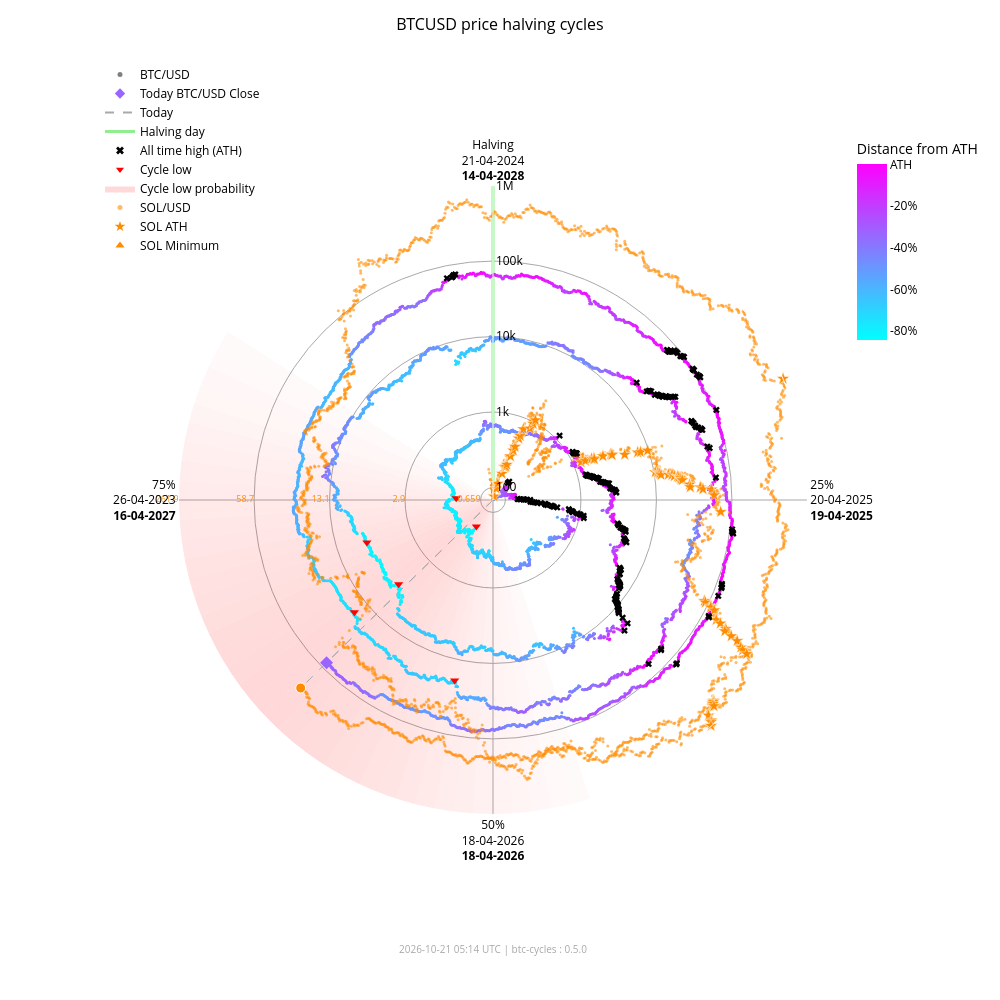

Here is the notebook cell this chart was saved with:
### Markdown cell above
### Interactive chart with overlay

### Code cell
fig_overlay_interactive = btc.plot(
    kind="interactive",
    from_date="2012-11-28",
    overlay=sol,
)
fig_overlay_interactive.show(config={"scrollZoom": True, "displayModeBar": True})

### Figure 1 — Plotly figure (JSON) as saved in the notebook; plotly's stock layout.template omitted (floating-point values rounded to 4 significant figures; data arrays with more than 128 entries replaced by an {"elided": "..."} marker saying what was removed)
{"data": [{"fill": "toself", "fillcolor": "rgba(255,0,0,0.018306980149439524)", "hoverinfo": "skip", "line": {"width": 0}, "mode": "lines", "r": [68.43, 1000000, 1000000, 68.43, 68.43], "showlegend": false, "theta": [162.0, 162.0, 165.6, 165.6, 162.0], "type": "scatterpolar"}, {"fill": "toself", "fillcolor": "rgba(255,0,0,0.02405911634527998)", "hoverinfo": "skip", "line": {"width": 0}, "mode": "lines", "r": [68.43, 1000000, 1000000, 68.43, 68.43], "showlegend": false, "theta": [165.6, 165.6, 169.2, 169.2, 165.6], "type": "scatterpolar"}, {"fill": "toself", "fillcolor": "rgba(255,0,0,0.030803449372254352)", "hoverinfo": "skip", "line": {"width": 0}, "mode": "lines", "r": [68.43, 1000000, 1000000, 68.43, 68.43], "showlegend": false, "theta": [169.2, 169.2, 172.8, 172.8, 169.2], "type": "scatterpolar"}, {"fill": "toself", "fillcolor": "rgba(255,0,0,0.03847233586005252)", "hoverinfo": "skip", "line": {"width": 0}, "mode": "lines", "r": [68.43, 1000000, 1000000, 68.43, 68.43], "showlegend": false, "theta": [172.8, 172.8, 176.4, 176.4, 172.8], "type": "scatterpolar"}, {"fill": "toself", "fillcolor": "rgba(255,0,0,0.04694405159551339)", "hoverinfo": "skip", "line": {"width": 0}, "mode": "lines", "r": [68.43, 1000000, 1000000, 68.43, 68.43], "showlegend": false, "theta": [176.4, 176.4, 180.0, 180.0, 176.4], "type": "scatterpolar"}, {"fill": "toself", "fillcolor": "rgba(255,0,0,0.05605603979818329)", "hoverinfo": "skip", "line": {"width": 0}, "mode": "lines", "r": [68.43, 1000000, 1000000, 68.43, 68.43], "showlegend": false, "theta": [180.0, 180.0, 183.6, 183.6, 180.0], "type": "scatterpolar"}, {"fill": "toself", "fillcolor": "rgba(255,0,0,0.06562330627802694)", "hoverinfo": "skip", "line": {"width": 0}, "mode": "lines", "r": [68.43, 1000000, 1000000, 68.43, 68.43], "showlegend": false, "theta": [183.6, 183.6, 187.2, 187.2, 183.6], "type": "scatterpolar"}, {"fill": "toself", "fillcolor": "rgba(255,0,0,0.07545707932574237)", "hoverinfo": "skip", "line": {"width": 0}, "mode": "lines", "r": [68.43, 1000000, 1000000, 68.43, 68.43], "showlegend": false, "theta": [187.2, 187.2, 190.8, 190.8, 187.2], "type": "scatterpolar"}, {"fill": "toself", "fillcolor": "rgba(255,0,0,0.08537841060169407)", "hoverinfo": "skip", "line": {"width": 0}, "mode": "lines", "r": [68.43, 1000000, 1000000, 68.43, 68.43], "showlegend": false, "theta": [190.8, 190.8, 194.4, 194.4, 190.8], "type": "scatterpolar"}, {"fill": "toself", "fillcolor": "rgba(255,0,0,0.09522272137134848)", "hoverinfo": "skip", "line": {"width": 0}, "mode": "lines", "r": [68.43, 1000000, 1000000, 68.43, 68.43], "showlegend": false, "theta": [194.4, 194.4, 198.0, 198.0, 194.4], "type": "scatterpolar"}, {"fill": "toself", "fillcolor": "rgba(255,0,0,0.10483418800389058)", "hoverinfo": "skip", "line": {"width": 0}, "mode": "lines", "r": [68.43, 1000000, 1000000, 68.43, 68.43], "showlegend": false, "theta": [198.0, 198.0, 201.6, 201.6, 198.0], "type": "scatterpolar"}, {"fill": "toself", "fillcolor": "rgba(255,0,0,0.11405248627197925)", "hoverinfo": "skip", "line": {"width": 0}, "mode": "lines", "r": [68.43, 1000000, 1000000, 68.43, 68.43], "showlegend": false, "theta": [201.6, 201.6, 205.2, 205.2, 201.6], "type": "scatterpolar"}, {"fill": "toself", "fillcolor": "rgba(255,0,0,0.12269756305009562)", "hoverinfo": "skip", "line": {"width": 0}, "mode": "lines", "r": [68.43, 1000000, 1000000, 68.43, 68.43], "showlegend": false, "theta": [205.2, 205.2, 208.8, 208.8, 205.2], "type": "scatterpolar"}, {"fill": "toself", "fillcolor": "rgba(255,0,0,0.13055959037792858)", "hoverinfo": "skip", "line": {"width": 0}, "mode": "lines", "r": [68.43, 1000000, 1000000, 68.43, 68.43], "showlegend": false, "theta": [208.8, 208.8, 212.4, 212.4, 208.8], "type": "scatterpolar"}, {"fill": "toself", "fillcolor": "rgba(255,0,0,0.13740037014073872)", "hoverinfo": "skip", "line": {"width": 0}, "mode": "lines", "r": [68.43, 1000000, 1000000, 68.43, 68.43], "showlegend": false, "theta": [212.4, 212.4, 216.0, 216.0, 212.4], "type": "scatterpolar"}, {"fill": "toself", "fillcolor": "rgba(255,0,0,0.14296927208088228)", "hoverinfo": "skip", "line": {"width": 0}, "mode": "lines", "r": [68.43, 1000000, 1000000, 68.43, 68.43], "showlegend": false, "theta": [216.0, 216.0, 219.6, 219.6, 216.0], "type": "scatterpolar"}, {"fill": "toself", "fillcolor": "rgba(255,0,0,0.14703219887325494)", "hoverinfo": "skip", "line": {"width": 0}, "mode": "lines", "r": [68.43, 1000000, 1000000, 68.43, 68.43], "showlegend": false, "theta": [219.6, 219.6, 223.2, 223.2, 219.6], "type": "scatterpolar"}, {"fill": "toself", "fillcolor": "rgba(255,0,0,0.14940752827264187)", "hoverinfo": "skip", "line": {"width": 0}, "mode": "lines", "r": [68.43, 1000000, 1000000, 68.43, 68.43], "showlegend": false, "theta": [223.2, 223.2, 226.8, 226.8, 223.2], "type": "scatterpolar"}, {"fill": "toself", "fillcolor": "rgba(255,0,0,0.15)", "hoverinfo": "skip", "line": {"width": 0}, "mode": "lines", "r": [68.43, 1000000, 1000000, 68.43, 68.43], "showlegend": false, "theta": [226.8, 226.8, 230.4, 230.4, 226.8], "type": "scatterpolar"}, {"fill": "toself", "fillcolor": "rgba(255,0,0,0.14882314851976614)", "hoverinfo": "skip", "line": {"width": 0}, "mode": "lines", "r": [68.43, 1000000, 1000000, 68.43, 68.43], "showlegend": false, "theta": [230.4, 230.4, 234.0, 234.0, 230.4], "type": "scatterpolar"}, {"fill": "toself", "fillcolor": "rgba(255,0,0,0.14600334989350275)", "hoverinfo": "skip", "line": {"width": 0}, "mode": "lines", "r": [68.43, 1000000, 1000000, 68.43, 68.43], "showlegend": false, "theta": [234.0, 234.0, 237.6, 237.6, 234.0], "type": "scatterpolar"}, {"fill": "toself", "fillcolor": "rgba(255,0,0,0.14176315293000513)", "hoverinfo": "skip", "line": {"width": 0}, "mode": "lines", "r": [68.43, 1000000, 1000000, 68.43, 68.43], "showlegend": false, "theta": [237.6, 237.6, 241.2, 241.2, 237.6], "type": "scatterpolar"}, {"fill": "toself", "fillcolor": "rgba(255,0,0,0.1363869302869166)", "hoverinfo": "skip", "line": {"width": 0}, "mode": "lines", "r": [68.43, 1000000, 1000000, 68.43, 68.43], "showlegend": false, "theta": [241.2, 241.2, 244.8, 244.8, 241.2], "type": "scatterpolar"}, {"fill": "toself", "fillcolor": "rgba(255,0,0,0.13017643696734477)", "hoverinfo": "skip", "line": {"width": 0}, "mode": "lines", "r": [68.43, 1000000, 1000000, 68.43, 68.43], "showlegend": false, "theta": [244.8, 244.8, 248.4, 248.4, 244.8], "type": "scatterpolar"}, {"fill": "toself", "fillcolor": "rgba(255,0,0,0.1234063302665758)", "hoverinfo": "skip", "line": {"width": 0}, "mode": "lines", "r": [68.43, 1000000, 1000000, 68.43, 68.43], "showlegend": false, "theta": [248.4, 248.4, 252.0, 252.0, 248.4], "type": "scatterpolar"}, {"fill": "toself", "fillcolor": "rgba(255,0,0,0.11628949020714345)", "hoverinfo": "skip", "line": {"width": 0}, "mode": "lines", "r": [68.43, 1000000, 1000000, 68.43, 68.43], "showlegend": false, "theta": [252.0, 252.0, 255.6, 255.6, 252.0], "type": "scatterpolar"}, {"fill": "toself", "fillcolor": "rgba(255,0,0,0.108959277972535)", "hoverinfo": "skip", "line": {"width": 0}, "mode": "lines", "r": [68.43, 1000000, 1000000, 68.43, 68.43], "showlegend": false, "theta": [255.6, 255.6, 259.2, 259.2, 255.6], "type": "scatterpolar"}, {"fill": "toself", "fillcolor": "rgba(255,0,0,0.1014715299920515)", "hoverinfo": "skip", "line": {"width": 0}, "mode": "lines", "r": [68.43, 1000000, 1000000, 68.43, 68.43], "showlegend": false, "theta": [259.2, 259.2, 262.8, 262.8, 259.2], "type": "scatterpolar"}, {"fill": "toself", "fillcolor": "rgba(255,0,0,0.09382430417652897)", "hoverinfo": "skip", "line": {"width": 0}, "mode": "lines", "r": [68.43, 1000000, 1000000, 68.43, 68.43], "showlegend": false, "theta": [262.8, 262.8, 266.4, 266.4, 262.8], "type": "scatterpolar"}, {"fill": "toself", "fillcolor": "rgba(255,0,0,0.08598937207621672)", "hoverinfo": "skip", "line": {"width": 0}, "mode": "lines", "r": [68.43, 1000000, 1000000, 68.43, 68.43], "showlegend": false, "theta": [266.4, 266.4, 270.0, 270.0, 266.4], "type": "scatterpolar"}, {"fill": "toself", "fillcolor": "rgba(255,0,0,0.07794710108398434)", "hoverinfo": "skip", "line": {"width": 0}, "mode": "lines", "r": [68.43, 1000000, 1000000, 68.43, 68.43], "showlegend": false, "theta": [270.0, 270.0, 273.6, 273.6, 270.0], "type": "scatterpolar"}, {"fill": "toself", "fillcolor": "rgba(255,0,0,0.06971614429145927)", "hoverinfo": "skip", "line": {"width": 0}, "mode": "lines", "r": [68.43, 1000000, 1000000, 68.43, 68.43], "showlegend": false, "theta": [273.6, 273.6, 277.2, 277.2, 273.6], "type": "scatterpolar"}, {"fill": "toself", "fillcolor": "rgba(255,0,0,0.061371174705723626)", "hoverinfo": "skip", "line": {"width": 0}, "mode": "lines", "r": [68.43, 1000000, 1000000, 68.43, 68.43], "showlegend": false, "theta": [277.2, 277.2, 280.8, 280.8, 277.2], "type": "scatterpolar"}, {"fill": "toself", "fillcolor": "rgba(255,0,0,0.05304520605236535)", "hoverinfo": "skip", "line": {"width": 0}, "mode": "lines", "r": [68.43, 1000000, 1000000, 68.43, 68.43], "showlegend": false, "theta": [280.8, 280.8, 284.4, 284.4, 280.8], "type": "scatterpolar"}, {"fill": "toself", "fillcolor": "rgba(255,0,0,0.044916938988340704)", "hoverinfo": "skip", "line": {"width": 0}, "mode": "lines", "r": [68.43, 1000000, 1000000, 68.43, 68.43], "showlegend": false, "theta": [284.4, 284.4, 288.0, 288.0, 284.4], "type": "scatterpolar"}, {"fill": "toself", "fillcolor": "rgba(255,0,0,0.0371870550186571)", "hoverinfo": "skip", "line": {"width": 0}, "mode": "lines", "r": [68.43, 1000000, 1000000, 68.43, 68.43], "showlegend": false, "theta": [288.0, 288.0, 291.6, 291.6, 288.0], "type": "scatterpolar"}, {"fill": "toself", "fillcolor": "rgba(255,0,0,0.030049603184432498)", "hoverinfo": "skip", "line": {"width": 0}, "mode": "lines", "r": [68.43, 1000000, 1000000, 68.43, 68.43], "showlegend": false, "theta": [291.6, 291.6, 295.2, 295.2, 291.6], "type": "scatterpolar"}, {"fill": "toself", "fillcolor": "rgba(255,0,0,0.023665126797805223)", "hoverinfo": "skip", "line": {"width": 0}, "mode": "lines", "r": [68.43, 1000000, 1000000, 68.43, 68.43], "showlegend": false, "theta": [295.2, 295.2, 298.8, 298.8, 295.2], "type": "scatterpolar"}, {"fill": "toself", "fillcolor": "rgba(255,0,0,0.018141004067302662)", "hoverinfo": "skip", "line": {"width": 0}, "mode": "lines", "r": [68.43, 1000000, 1000000, 68.43, 68.43], "showlegend": false, "theta": [298.8, 298.8, 302.4, 302.4, 298.8], "type": "scatterpolar"}, {"hoverinfo": "skip", "line": {"color": "darkgrey", "dash": "dash", "width": 1}, "mode": "lines", "r": [68.43, 82940.0], "showlegend": false, "theta": [225.6, 225.6], "type": "scatterpolar"}, {"hoverinfo": "skip", "line": {"color": "darkgrey", "dash": "dash", "width": 1}, "mode": "lines", "r": [68.43, 250100.0], "showlegend": false, "theta": [225.6, 225.6], "type": "scatterpolar"}, {"hoverinfo": "skip", "line": {"color": "lightgreen", "width": 3}, "mode": "lines", "r": [68.43, 1000000], "showlegend": false, "theta": [0, 0], "type": "scatterpolar"}, {"hoverinfo": "text", "marker": {"color": {"elided": "4925 str values"}, "size": 3}, "mode": "markers", "r": {"elided": "4925 float values"}, "showlegend": false, "text": {"elided": "4925 str values"}, "theta": {"elided": "4925 float values"}, "type": "scatterpolar"}, {"hoverinfo": "text", "marker": {"color": "#FF8C00", "opacity": 0.6, "size": 3}, "mode": "markers", "r": {"elided": "2385 float values"}, "showlegend": false, "text": {"elided": "2385 str values"}, "theta": {"elided": "2385 float values"}, "type": "scatterpolar"}, {"hoverinfo": "text", "marker": {"color": "#9a65ff", "size": 10, "symbol": "diamond"}, "mode": "markers", "r": [82940.0], "showlegend": false, "text": ["Today<br>Date: 2026-10-20<br>Price: $82,941.00"], "theta": [225.6], "type": "scatterpolar"}, {"hoverinfo": "text", "marker": {"color": "#FF8C00", "line": {"color": "white", "width": 1}, "size": 10, "symbol": "circle"}, "mode": "markers", "r": [250100.0], "showlegend": false, "text": ["Today SOL<br>Date: 2026-10-20<br>Price: $106.42"], "theta": [225.6], "type": "scatterpolar"}, {"hoverinfo": "text", "marker": {"color": "#FF8C00", "line": {"color": "white", "width": 0.5}, "size": 10, "symbol": "star"}, "mode": "markers", "r": [68.43, 76.69, 98.28, 115.1, 160.2, 199.2, 200.3, 203.8, 217.3, 287.8, 349.8, 397.3, 523.3, 573.2, 718.1, 798.5, 948.0, 1078.0, 1271.0, 1461.0, 1785.0, 1908.0, 1917.0, 2530.0, 3215.0, 3302.0, 3322.0, 4795.0, 7121.0, 7760.0, 9679.0, 10370.0, 11210.0, 11600.0, 11830.0, 12190.0, 15220.0, 16990.0, 18090.0, 20010.0, 20730.0, 21720.0, 21920.0, 22700.0, 28100.0, 28410.0, 38550.0, 41750.0, 54000.0, 58230.0, 71670.0, 86520.0, 90770.0, 111800.0, 112400.0, 128500.0, 155700.0, 182600.0, 229400.0, 231200.0, 295100.0, 371400.0, 451600.0, 493500.0, 583700.0, 612100.0, 618900.0, 644000.0, 686600.0, 744100.0, 879500.0, 907500.0, 980900.0, 1000000.0], "showlegend": false, "text": ["SOL ATH<br>Date: 2020-04-10<br>Price: $0.95", "SOL ATH<br>Date: 2020-07-12<br>Price: $1.02", "SOL ATH<br>Date: 2020-07-13<br>Price: $1.18", "SOL ATH<br>Date: 2020-07-15<br>Price: $1.29", "SOL ATH<br>Date: 2020-07-26<br>Price: $1.57", "SOL ATH<br>Date: 2020-07-27<br>Price: $1.78", "SOL ATH<br>Date: 2020-07-28<br>Price: $1.78", "SOL ATH<br>Date: 2020-08-03<br>Price: $1.80", "SOL ATH<br>Date: 2020-08-04<br>Price: $1.87", "SOL ATH<br>Date: 2020-08-06<br>Price: $2.21", "SOL ATH<br>Date: 2020-08-08<br>Price: $2.47", "SOL ATH<br>Date: 2020-08-09<br>Price: $2.67", "SOL ATH<br>Date: 2020-08-10<br>Price: $3.13", "SOL ATH<br>Date: 2020-08-11<br>Price: $3.30", "SOL ATH<br>Date: 2020-08-12<br>Price: $3.77", "SOL ATH<br>Date: 2020-08-28<br>Price: $4.01", "SOL ATH<br>Date: 2020-08-30<br>Price: $4.44", "SOL ATH<br>Date: 2020-08-31<br>Price: $4.78", "SOL ATH<br>Date: 2021-02-02<br>Price: $5.27", "SOL ATH<br>Date: 2021-02-03<br>Price: $5.72", "SOL ATH<br>Date: 2021-02-04<br>Price: $6.43", "SOL ATH<br>Date: 2021-02-05<br>Price: $6.68", "SOL ATH<br>Date: 2021-02-07<br>Price: $6.70", "SOL ATH<br>Date: 2021-02-08<br>Price: $7.88", "SOL ATH<br>Date: 2021-02-10<br>Price: $9.07", "SOL ATH<br>Date: 2021-02-11<br>Price: $9.22", "SOL ATH<br>Date: 2021-02-12<br>Price: $9.25", "SOL ATH<br>Date: 2021-02-19<br>Price: $11.47", "SOL ATH<br>Date: 2021-02-22<br>Price: $14.45", "SOL ATH<br>Date: 2021-02-23<br>Price: $15.20", "SOL ATH<br>Date: 2021-02-24<br>Price: $17.30", "SOL ATH<br>Date: 2021-03-28<br>Price: $18.02", "SOL ATH<br>Date: 2021-03-29<br>Price: $18.85", "SOL ATH<br>Date: 2021-03-30<br>Price: $19.23", "SOL ATH<br>Date: 2021-03-31<br>Price: $19.47", "SOL ATH<br>Date: 2021-04-02<br>Price: $19.81", "SOL ATH<br>Date: 2021-04-03<br>Price: $22.55", "SOL ATH<br>Date: 2021-04-04<br>Price: $24.06", "SOL ATH<br>Date: 2021-04-06<br>Price: $24.96", "SOL ATH<br>Date: 2021-04-07<br>Price: $26.48", "SOL ATH<br>Date: 2021-04-08<br>Price: $27.03", "SOL ATH<br>Date: 2021-04-09<br>Price: $27.78", "SOL ATH<br>Date: 2021-04-11<br>Price: $27.93", "SOL ATH<br>Date: 2021-04-12<br>Price: $28.51", "SOL ATH<br>Date: 2021-04-18<br>Price: $32.30", "SOL ATH<br>Date: 2021-04-21<br>Price: $32.51", "SOL ATH<br>Date: 2021-04-22<br>Price: $38.88", "SOL ATH<br>Date: 2021-04-24<br>Price: $40.74", "SOL ATH<br>Date: 2021-04-25<br>Price: $47.37", "SOL ATH<br>Date: 2021-05-01<br>Price: $49.51", "SOL ATH<br>Date: 2021-05-18<br>Price: $55.91", "SOL ATH<br>Date: 2021-08-16<br>Price: $62.43", "SOL ATH<br>Date: 2021-08-17<br>Price: $64.21", "SOL ATH<br>Date: 2021-08-18<br>Price: $72.54", "SOL ATH<br>Date: 2021-08-19<br>Price: $72.76", "SOL ATH<br>Date: 2021-08-20<br>Price: $78.72", "SOL ATH<br>Date: 2021-08-27<br>Price: $88.09", "SOL ATH<br>Date: 2021-08-28<br>Price: $96.70", "SOL ATH<br>Date: 2021-08-30<br>Price: $110.54", "SOL ATH<br>Date: 2021-09-01<br>Price: $111.03", "SOL ATH<br>Date: 2021-09-02<br>Price: $128.10", "SOL ATH<br>Date: 2021-09-03<br>Price: $146.58", "SOL ATH<br>Date: 2021-09-06<br>Price: $164.38", "SOL ATH<br>Date: 2021-09-07<br>Price: $173.15", "SOL ATH<br>Date: 2021-09-08<br>Price: $191.04", "SOL ATH<br>Date: 2021-10-22<br>Price: $196.43", "SOL ATH<br>Date: 2021-10-23<br>Price: $197.70", "SOL ATH<br>Date: 2021-10-24<br>Price: $202.36", "SOL ATH<br>Date: 2021-10-25<br>Price: $210.10", "SOL ATH<br>Date: 2021-11-02<br>Price: $220.24", "SOL ATH<br>Date: 2021-11-03<br>Price: $242.90", "SOL ATH<br>Date: 2021-11-04<br>Price: $247.39", "SOL ATH<br>Date: 2021-11-06<br>Price: $258.93", "SOL ATH<br>Date: 2025-01-18<br>Price: $261.87"], "theta": [352.0, 15.5, 15.75, 16.25, 19.0, 19.25, 19.5, 21.0, 21.25, 21.75, 22.25, 22.5, 22.75, 23.0, 23.25, 27.25, 27.75, 28.0, 66.75, 67.0, 67.25, 67.5, 68.0, 68.25, 68.75, 69.0, 69.25, 71.0, 71.75, 72.0, 72.25, 80.25, 80.5, 80.75, 81.0, 81.5, 81.75, 82.0, 82.5, 82.75, 83.0, 83.25, 83.75, 84.0, 85.5, 86.25, 86.5, 87.0, 87.25, 88.75, 93.0, 115.5, 115.8, 116.0, 116.2, 116.5, 118.2, 118.5, 119.0, 119.5, 119.8, 120.0, 120.7, 121.0, 121.3, 132.2, 132.5, 132.8, 133.0, 135.0, 135.2, 135.5, 136.0, 67.3], "type": "scatterpolar"}, {"hoverinfo": "text", "marker": {"color": "#FF8C00", "line": {"color": "white", "width": 0.5}, "size": 10, "symbol": "triangle-up"}, "mode": "markers", "r": [68.43], "showlegend": false, "text": ["SOL Minimum<br>Date: 2020-05-11<br>Price: $0.52"], "theta": [0.0], "type": "scatterpolar"}, {"hoverinfo": "text", "marker": {"color": "black", "size": 6, "symbol": "x"}, "mode": "markers", "r": {"elided": "182 float values"}, "showlegend": false, "text": {"elided": "182 str values"}, "theta": {"elided": "182 float values"}, "type": "scatterpolar"}, {"hoverinfo": "text", "marker": {"color": "red", "size": 8, "symbol": "triangle-down"}, "mode": "markers", "r": [178.1, 210.5, 3237.0, 3961.0, 19020.0, 15790.0], "showlegend": false, "text": ["Cycle Low<br>Date: 2015-01-14<br>Price: $178.10<br>ATH distance: -84.5%", "Cycle Low<br>Date: 2015-08-24<br>Price: $210.49<br>ATH distance: -81.7%", "Cycle Low<br>Date: 2018-12-15<br>Price: $3,236.76<br>ATH distance: -83.4%", "Cycle Low<br>Date: 2019-03-15<br>Price: $3,960.91<br>ATH distance: -79.7%", "Cycle Low<br>Date: 2022-06-18<br>Price: $19,017.64<br>ATH distance: -71.9%", "Cycle Low<br>Date: 2022-11-21<br>Price: $15,787.28<br>ATH distance: -76.6%"], "theta": [212.1, 272.7, 228.3, 251.4, 192.0, 231.0], "type": "scatterpolar"}, {"marker": {"color": "grey", "size": 5}, "mode": "markers", "name": "BTC/USD", "r": [null], "theta": [null], "type": "scatterpolar"}, {"marker": {"color": "#9a65ff", "size": 8, "symbol": "diamond"}, "mode": "markers", "name": "Today BTC/USD Close", "r": [null], "theta": [null], "type": "scatterpolar"}, {"line": {"color": "darkgrey", "dash": "dash"}, "mode": "lines", "name": "Today", "r": [null], "theta": [null], "type": "scatterpolar"}, {"line": {"color": "lightgreen", "width": 3}, "mode": "lines", "name": "Halving day", "r": [null], "theta": [null], "type": "scatterpolar"}, {"marker": {"color": "black", "size": 7, "symbol": "x"}, "mode": "markers", "name": "All time high (ATH)", "r": [null], "theta": [null], "type": "scatterpolar"}, {"marker": {"color": "red", "size": 7, "symbol": "triangle-down"}, "mode": "markers", "name": "Cycle low", "r": [null], "theta": [null], "type": "scatterpolar"}, {"fill": "toself", "fillcolor": "rgba(255,0,0,0.15)", "line": {"width": 0}, "mode": "lines", "name": "Cycle low probability", "r": [null], "theta": [null], "type": "scatterpolar"}, {"marker": {"color": "#FF8C00", "opacity": 0.6, "size": 5}, "mode": "markers", "name": "SOL/USD", "r": [null], "theta": [null], "type": "scatterpolar"}, {"marker": {"color": "#FF8C00", "size": 8, "symbol": "star"}, "mode": "markers", "name": "SOL ATH", "r": [null], "theta": [null], "type": "scatterpolar"}, {"marker": {"color": "#FF8C00", "size": 8, "symbol": "triangle-up"}, "mode": "markers", "name": "SOL Minimum", "r": [null], "theta": [null], "type": "scatterpolar"}, {"hoverinfo": "skip", "marker": {"cmax": 0, "cmin": -0.8453, "color": [0], "colorbar": {"len": 0.25, "ticktext": ["ATH", "-20%", "-40%", "-60%", "-80%", "-100%"], "tickvals": [0, -0.2, -0.4, -0.6, -0.8, -1.0], "title": {"text": "Distance from ATH"}, "x": 0.95, "y": 0.92, "yanchor": "top"}, "colorscale": {"elided": "256x2 mixed values"}, "showscale": true, "size": 0}, "mode": "markers", "r": [null], "showlegend": false, "theta": [null], "type": "scatterpolar"}, {"hoverinfo": "skip", "mode": "text", "r": [100, 1000, 10000, 100000, 1000000], "showlegend": false, "text": ["0.659", "2.9", "13.1", "58.7", "261.9"], "textfont": {"color": "#FF8C00", "size": 9}, "textposition": "middle left", "theta": [270, 270, 270, 270, 270], "type": "scatterpolar"}], "layout": {"annotations": [{"font": {"color": "darkgrey", "size": 10}, "showarrow": false, "text": "2026-10-21 05:14 UTC | btc-cycles : 0.5.0", "x": 0.5, "xref": "paper", "y": -0.02, "yref": "paper"}], "font": {"color": "black"}, "height": 1000, "legend": {"bgcolor": "rgba(0,0,0,0)", "font": {"color": "black"}, "x": 0.0, "y": 1.0}, "margin": {"b": 60, "l": 100, "r": 80, "t": 60}, "paper_bgcolor": "white", "plot_bgcolor": "white", "polar": {"angularaxis": {"color": "black", "direction": "clockwise", "gridcolor": "darkgrey", "rotation": 90, "ticktext": ["Halving<br>21-04-2024<br><b>14-04-2028</b>", "25%<br>20-04-2025<br><b>19-04-2025</b>", "50%<br>18-04-2026<br><b>18-04-2026</b>", "75%<br>26-04-2023<br><b>16-04-2027</b>"], "tickvals": [0, 90, 180, 270]}, "bgcolor": "white", "domain": {"x": [0.1, 0.9], "y": [0.05, 0.95]}, "radialaxis": {"angle": 90, "color": "black", "gridcolor": "darkgrey", "range": [1.835, 6.0], "tickangle": 90, "ticktext": ["100", "1k", "10k", "100k", "1M"], "tickvals": [100, 1000, 10000, 100000, 1000000], "type": "log"}}, "title": {"font": {"color": "black", "size": 16}, "text": "BTCUSD price halving cycles", "x": 0.5}, "width": 1000}}
